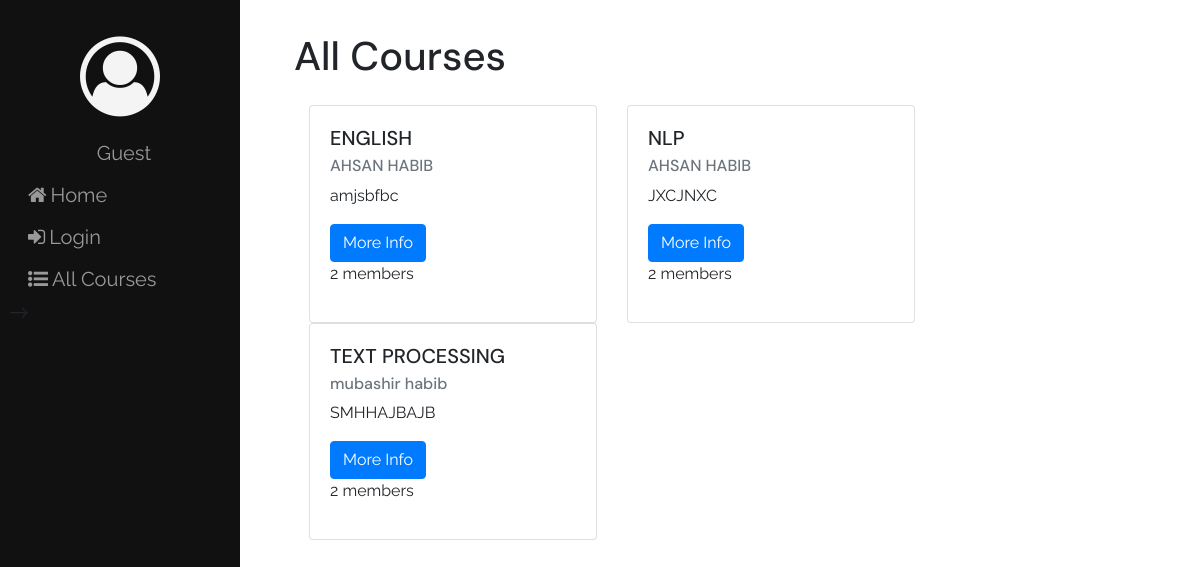
/courses/all/, run on the app's committed database.
### courses/models.py (models this page shows, shortened)
class Course(models.Model):
    course_name = models.CharField(max_length=200)
    course_description = models.TextField()
    teacher = models.ForeignKey(User, related_name="course", on_delete=models.CASCADE)
    students = models.ManyToManyField(User, through='Enrollment', related_name="student_course")
    class Meta:
        ordering = ['course_name']

### users/models.py (models this page shows)
class User(auth.models.AbstractUser):
    USER_TYPE_CHOICES = (
        (1, 'Student'),
        (2, 'Teacher')
    )
    user_type = models.PositiveIntegerField(choices=USER_TYPE_CHOICES, default=1)
    def __str__(self):
        return self.first_name + ' ' + self.last_name

### courses/views.py (the view)
class ListCourse(generic.ListView):
    model = Course

### courses/context_processors.py (called while the page is built)
def courses_processor(request):
    course = Course.objects.all()
    return {'list_courses': course}

### courses/templates/courses/course_list.html (shortened to what this page needs)
{% extends 'courses/course_base.html' %}
{% block main_content %}
<div class="container">
  <div>
    <h1>All Courses</h1>
  </div>
    <div class="card-deck">
      {% for course_item in object_list %}
      <div>
      <div class="card" style="width: 18rem">
        <div class="card-body">
          <h5 class="card-title">{{course_item.course_name}}</h5>
          <h6 class="card-subtitle mb-2 text-muted">{{course_item.teacher}}</h6>
          <p class="card-text">
            {{course_item.course_description}}
          </p>
          <a href="{% url 'courses:detail' pk=course_item.pk %}" class="btn btn-primary card-link">More Info</a>
          <p>{{course_item.students.count}}
                member{{course_item.students.count|pluralize}}</p>
        </div>
      </div>
      </div>
      {% endfor %}
    </div>
  </div>
  {% endblock main_content %}

### courses/templates/courses/course_base.html (shortened to what this page needs)
{% extends 'base.html' %}
{% block body_content %}
    <div class="container">
        {% block main_content %}
        {% endblock main_content %}
    </div>
{% endblock body_content %}

### templates/base.html (shortened to what this page needs)
{% load static %}
<html lang="en">
<head>
    <link rel="stylesheet" href="https://stackpath.bootstrapcdn.com/bootstrap/4.5.2/css/bootstrap.min.css" />
    <link rel="stylesheet" href="https://stackpath.bootstrapcdn.com/font-awesome/4.7.0/css/font-awesome.min.css" />
    <link rel="stylesheet" href="{% static 'django_lms/css/master.css' %}" />
</head>
<body>
    <div class="sidenav">
        <div class="side-items">
        <span class="sidemenu side-element"><i class="fa fa-user-circle-o fa-5x" aria-hidden="true" id="profile"></i></span>
        {% if user.is_authenticated %}
            <a href="{% url 'profile' pk=user.pk %}" class="sidemenu side-element Hide">{{user}}</a>
            <a href="{% url 'home' %}">  <i class="fa fa-home" aria-hidden="true">  </i> <span class="Hide"> Home</span>   </a>
            <a href="{% url 'courses:list' %}"><i class="fa fa-list-ul" aria-hidden="true"></i>All Courses</a>
            {% if user.user_type == 1 %}
                <span class="sidemenu"><h5 id="side-head"><i class="fa fa-list courses-icon" aria-hidden="true"></i>Your Courses</h5></span>
                {% for course in list_courses %}
                    {% if user in course.students.all %}
                        <span class="course-item"><a href="{% url 'courses:detail' pk=course.pk %}" >{{course}}</a></span>
                    {% endif %}
                {% endfor %}
            {% else %}
                <a href="{% url 'assignments:create' %}"><i class="fa fa-plus-circle" aria-hidden="true" style="color: #f0ad4e;font-size: 20px;"></i> Create New Assignment</a>
                <a href="{% url 'resources:create' %}"><i class="fa fa-plus-circle" aria-hidden="true" style="color: #5bc0de;font-size: 20px;"></i> Create New Resource</a>
                <span class="sidemenu"><h5 id="side-head"><i class="fa fa-list courses-icon" aria-hidden="true"></i>Your Courses</h5></span>
                {% for course in list_courses %}
                    {% if user.id == course.teacher.id %}
                        <span class="course-item"><a href="{% url 'courses:detail' pk=course.pk %}" >{{course}}</a></span>
                    {% endif %}
                {% endfor %}
            {% endif %}>
            <a href="{% url 'users:logout' %}" class="sidemenu"><i class="fa fa-sign-out" aria-hidden="true"></i>Logout</a>
             {% else %}
                <a class="sidemenu side-element">Guest</a>
                <a href="{% url 'home' %}"><i class="fa fa-home" aria-hidden="true"></i>Home</a>
                <a href="{% url 'users:login' %}"><i class="fa fa-sign-in" aria-hidden="true"></i>Login</a>
                <a href="{% url 'courses:list' %}"><i class="fa fa-list-ul" aria-hidden="true"></i>All Courses</a> -->
        {% endif %}
        </div>
    </div>
    <div class="content">
        {% block body_content %}
        {% endblock body_content %}
    </div>
</body>
</html>

### static/django_lms/css/master.css (style rules this page uses)
.sidenav { height: 100%; width: 20%; position: fixed; z-index: 1; top: 0; left: 0; background-color: #111; overflow-x: hidden; padding-top: 20px; }
h1, h2, h3, h4, h5, h6 { font-family: 'DM Sans', sans-serif; }
p, a { font-family: 'Raleway', 'sans-serif'; }
.sidenav a { padding: 6px 8px 6px 16px; text-decoration: none; font-size: 20px; color: #999999; display: block; }
.content { margin-top: 2em; margin-left: 22%; margin-bottom: 2em; margin-right: 2em; }
.sidemenu { display: block; color: #f4f4f4; }
.side-element { text-align: center; }
i { margin: 0.2em; }
.side-items { margin-left: 0.5em; margin-right: 0.5em; }
.card-deck, .assignments, .submissions, .grade { margin:3% 0% 3% 0% }

### data on the page
Course: course_name "ENGLISH", teacher "AHSAN HABIB", course_description "amjsbfbc", students.count "2"
Course: course_name "NLP", teacher "AHSAN HABIB", course_description "JXCJNXC", students.count "2"
Course: course_name "TEXT PROCESSING", teacher "mubashir habib", course_description "SMHHAJBAJB", students.count "2"
